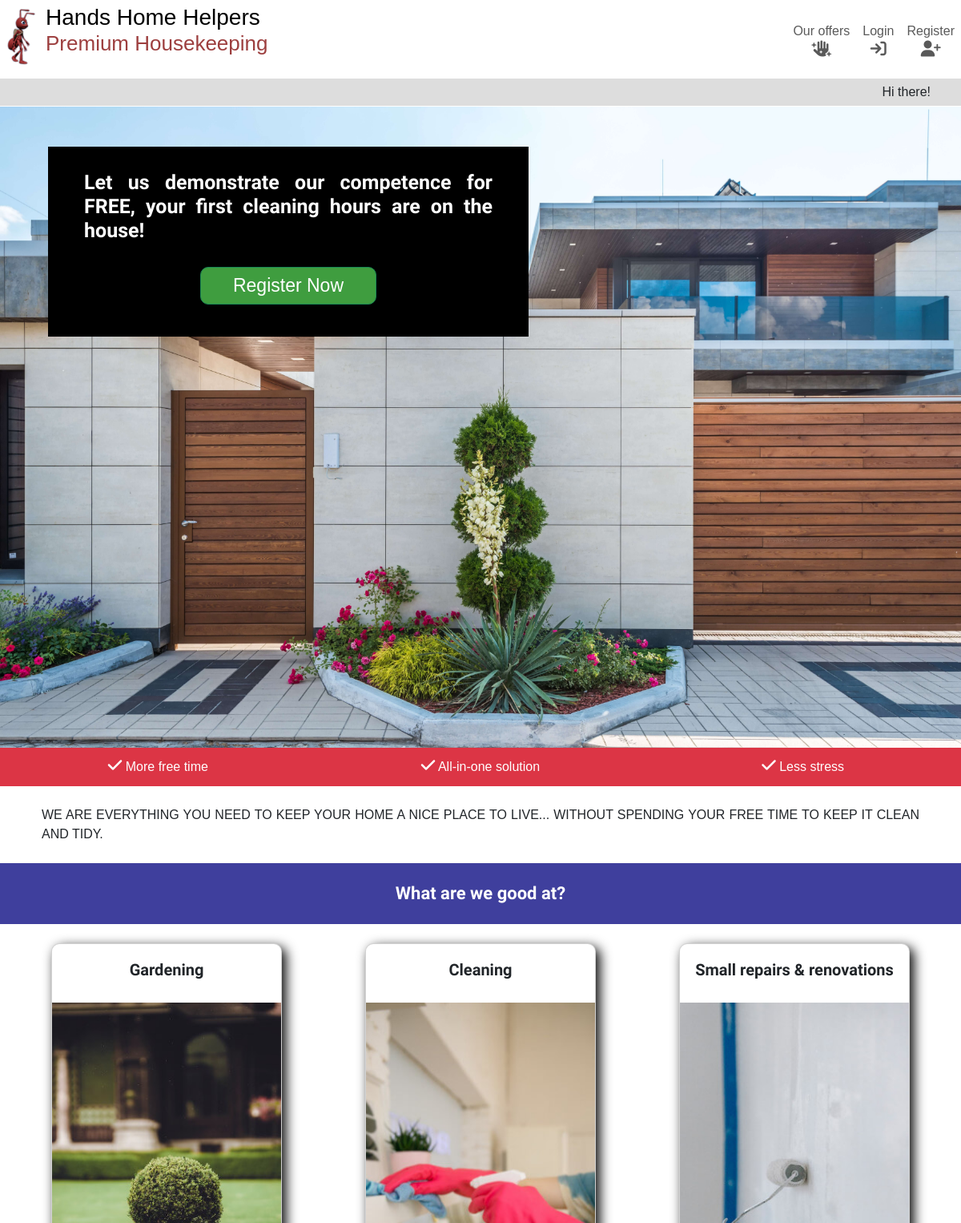
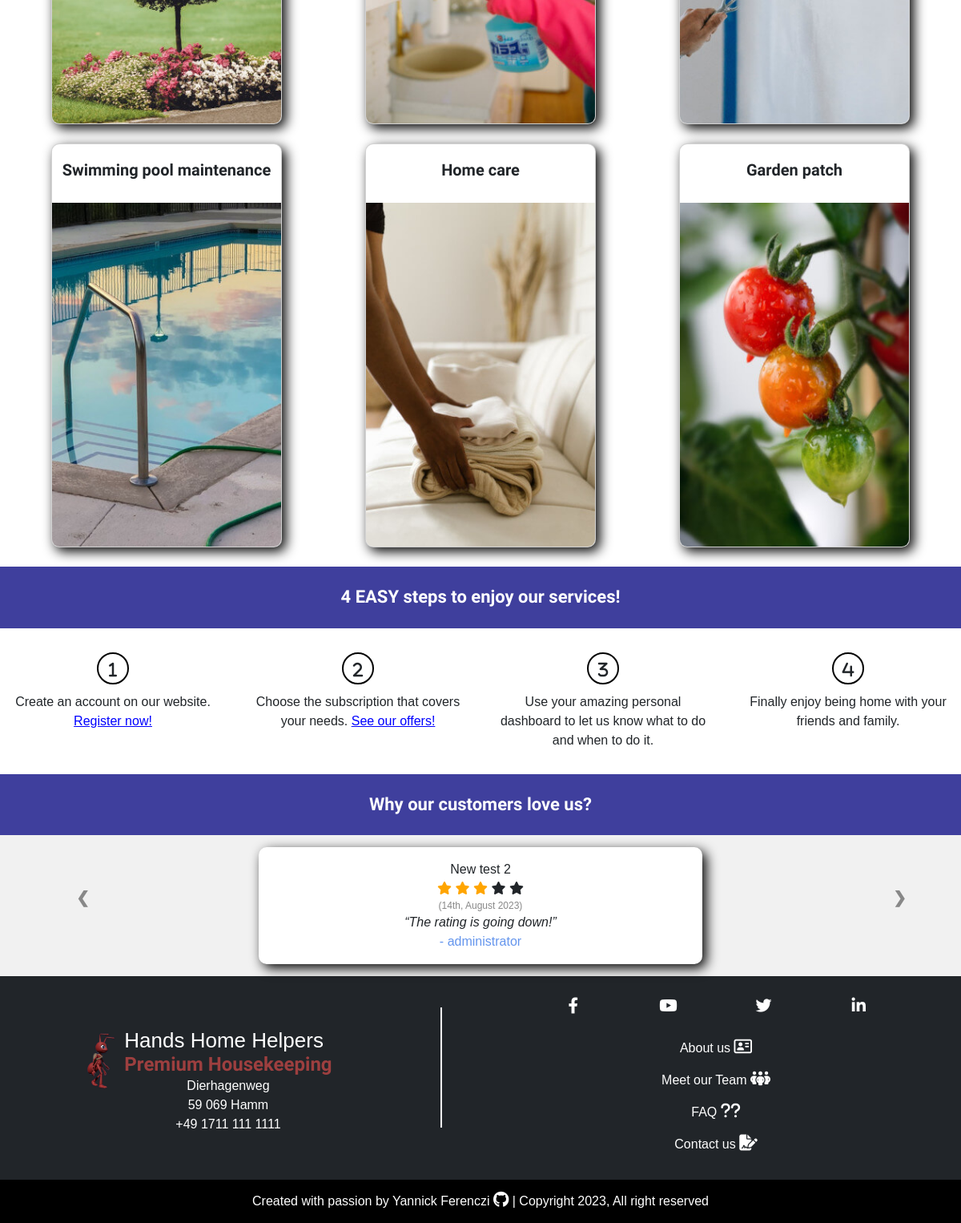
The page / on the database its author committed (2 pictures, top to bottom).
### reviews/models.py (models this page shows, shortened)
class Review(models.Model):
    RATING = [
        ("0", 0),
        ("1", 1),
        ("2", 2),
        ("3", 3),
        ("4", 4),
        ("5", 5),
    ]
    title = models.CharField(max_length=250, )
    satisfaction = models.CharField(
        max_length=1,
        choices=RATING,
        default="5",
    )
    description = models.TextField()
    created_on = models.DateField(auto_now_add=True)
    online = models.BooleanField(default=False)
    answered = models.BooleanField(default=False)
    user = models.ForeignKey(
        User,
        on_delete=models.CASCADE,
        related_name="review_owner",
    )
    def filled_satisfaction_stars(self):
        return range(int(self.satisfaction))
    def empty_satisfaction_stars(self):
        return range(5 - int(self.satisfaction))

### config/views.py (the view)
# urls.py: path('', index, name="home"),
def index(request):
    reviews = Review.objects.filter(online=True).order_by("created_on")
    range_full_stars = {}
    range_empty_stars = {}
    for review in reviews:
        range_full_stars[review.id] = range(int(review.satisfaction))
        range_empty_stars[review.id] = range(5 - int(review.satisfaction))
    return render(request, "index.html", {"reviews": reviews})

### templates/index.html (shortened to what this page needs)
{% extends "base.html" %}
{% load static %}
{% block content %}
<section class="container-fluid hero-img" style="background-image: url({% static 'images/landing_page/hero_img.jpg' %});">
    {% if request.user.is_anonymous %}
    <div class="special-offer">
        <div class="catching-text">
            <h3 class="m-0">Let us demonstrate our competence for FREE, your first cleaning hours are on the house!</h3>
        </div>
        <div class="cta-btn">
            <a class="form-btn btn btn-success" href="{% url 'account_signup' %}">Register Now</a>
        </div>
    </div>
    {% endif %}
</section>
<section class="container-fluid our-skills">
    <div class="row bg-danger white-text p-2">
        <div class="col-12 col-md-4 centered-content p-1"><i class="fa-solid fa-check"></i> More free time</div>
        <div class="col-12 col-md-4 centered-content p-1"><i class="fa-solid fa-check"></i> All-in-one solution</div>
        <div class="col-12 col-md-4 centered-content p-1"><i class="fa-solid fa-check"></i> Less stress</div>
    </div>
    <div class="row">
        <div class="col p-3">
            <p class="uppercase-content justify-content mx-5 py-2">We are everything you need to keep your home a nice place to live... without
                spending your free time to keep it clean and tidy.</p>
        </div>
    </div>
    <div class="row">
        <div class="col">
            <h4>What are we good at?</h4>
        </div>
    </div>
    <div class="row  p-4 gy-4">
        <div class="col-md-4">
            <div class="card mx-auto" style="width: 18rem;">
                <h5 class="card-title">Gardening</h5>
                <div class="carousel slide" data-bs-ride="carousel">
                    <div class="carousel-inner">
                        <div class="carousel-item active">
                            <img src="{% static 'images/landing_page/gardening_1.jpg' %}" class="d-block w-100"
                                alt="...">
                        </div>
                    </div>
                </div>
            </div>
        </div>
        <div class="col-md-4">
            <div class="card mx-auto" style="width: 18rem;">
                <h5 class="card-title">Cleaning</h5>
                <div class="carousel slide" data-bs-ride="carousel">
                    <div class="carousel-inner">
                        <div class="carousel-item active">
                            <img src="{% static 'images/landing_page/cleaning_1.jpg' %}" class="d-block w-100"
                                alt="...">
                        </div>
                    </div>
                </div>
            </div>
        </div>
        <div class="col-md-4">
            <div class="card mx-auto" style="width: 18rem;">
                <h5 class="card-title">Small repairs & renovations</h5>
                <div class="carousel slide" data-bs-ride="carousel">
                    <div class="carousel-inner">
                        <div class="carousel-item active">
                            <img src="{% static 'images/landing_page/small_installation_and_repair_1.jpg' %}"
                                class="d-block w-100" alt="...">
                        </div>
                    </div>
                </div>
            </div>
        </div>
        <div class="col-md-4">
            <div class="card mx-auto" style="width: 18rem;">
                <h5 class="card-title">Swimming pool maintenance</h5>
                <div class="carousel slide" data-bs-ride="carousel">
                    <div class="carousel-inner">
                        <div class="carousel-item active">
                            <img src="{% static 'images/landing_page/swimming_pool_1.jpg' %}" class="d-block w-100"
                                alt="...">
                        </div>
                    </div>
                </div>
            </div>
        </div>
        <div class="col-md-4">
            <div class="card mx-auto" style="width: 18rem;">
                <h5 class="card-title">Home care</h5>
                <div class="carousel slide" data-bs-ride="carousel">
                    <div class="carousel-inner">
                        <div class="carousel-item active">
                            <img src="{% static 'images/landing_page/home_care_1.jpg' %}" class="d-block w-100"
                                alt="...">
                        </div>
                    </div>
                </div>
            </div>
        </div>
        <div class="col-md-4">
            <div class="card mx-auto" style="width: 18rem;">
                <h5 class="card-title">Garden patch</h5>
                <div class="carousel slide" data-bs-ride="carousel">
                    <div class="carousel-inner">
                        <div class="carousel-item active">
                            <img src="{% static 'images/landing_page/garden_patch_1.jpg' %}" class="d-block w-100"
                                alt="...">
                        </div>
                    </div>
                </div>
            </div>
        </div>
    </div>
    <div class="row">
        <div class="col">
            <h4>4 EASY steps to enjoy our services!</h4>
            <div class="centered-content">
                <div class="row">
                    <div class="col-12 col-md-3 px-5 px-md-3">
                        <div class="onboarding-steps">
                            <i class="fa-solid fa-1"></i>
                            <p>Create an account on our website. <a class="link-style" href="{% url 'account_signup' %}">Register now!</a>
                            </p>
                        </div>
                    </div>
                    <div class="col-12 col-md-3 px-5 px-md-3">
                        <div class="onboarding-steps">
                            <i class="fa-solid fa-2"></i>
                            <p>Choose the subscription that covers your needs. <a class="link-style" href="{% url 'offers' %}">See our
                                    offers!</a>
                            </p>
                        </div>
                    </div>
                    <div class="col-12 col-md-3 px-5 px-md-3">
                        <div class="onboarding-steps">
                            <i class="fa-solid fa-3"></i>
                            <p>Use your amazing personal dashboard to let us know what to do and when to do it.</p>
                        </div>
                    </div>
                    <div class="col-12 col-md-3 px-5 px-md-3">
                        <div class="onboarding-steps">
                            <i class="fa-solid fa-4"></i>
                            <p>Finally enjoy being home with your friends and family.</p>
                        </div>
                    </div>
                </div>
            </div>
        </div>
    </div>
</section>
{% if reviews %}
<section class="container-fluid">
    <div class="row">
        <div class="col">
            <h4>Why our customers love us?</h4>
        </div>
    </div>
    <div class="row justify-content-center slideshow-container">
        <div class="col-2 p-0 mx-auto centered-content">
            <a class="prev" onclick="plusSlides(-1)">&#10094;</a>
        </div>
        <div class="col-8 centered-content mx-auto">
            {% for review in reviews %}
            <div class="mySlides dashboard-item p-3 mx-auto centered-content">
                <p class="reviews-title">{{ review.title }}</p>
                <div>
                    {% for i in review.filled_satisfaction_stars %}
                    <span class="fa fa-star checked"></span>
                    {% endfor %}
                    {% for i in review.empty_satisfaction_stars %}
                    <span class="fa fa-star"></span>
                    {% endfor %}
                </div>
                <p class="reviews-date">({{ review.created_on|date:"jS, F Y" }})</p>
                <q>{{ review.description | truncatewords:50 }}</q>
                <p class="author">- {{ review.user.username }}</p>
            </div>
            {% endfor %}
        </div>
        <div class="col-2 p-0 mx-auto centered-content">
            <a class="next" onclick="plusSlides(1)">&#10095;</a>
        </div>
    </div>
</section>
{% endif %}
{% endblock content %}

### static/css/style.css (style rules this page uses)
.btn-success { background-color: #3f9d3f; }
.bg-danger { background-color: #9d3f3f; }
.white-text { color: white; }
.form-btn { padding: 5px 30px; text-align: center; margin: 15px 15px 25px; border-radius: 10px; box-shadow: 5px 5px 15px black; }
body { display: flex; font-family: 'Merriweather Sans', sans-serif; flex-direction: column; min-height: 100vh; }
h3, h4, h5, h6 { margin: 0; font-family: 'Andika', sans-serif; font-weight: bold; text-align: center; }
h3 { font-size: 20px; padding: 15px; }
h4 { font-size: 19px; }
h5 { font-size: 18px; }
h4 { background-color: #3f3f9d; color: white; padding: 25px; }
p { margin: 0; }
.centered-content { text-align: center; }
.justify-content { text-align: justify; }
.uppercase-content { text-transform: uppercase; }
.container-fluid { padding: 0; }
a { text-decoration: none; color: black; }
.link-style { text-decoration: underline; color: blue; }
.hero-img { width: 100vw; height: 100vh; background-position: center; background-repeat: no-repeat; background-size: cover; }
.special-offer { position: relative; max-width: 70%; top: 50px; left: 5%; color: white; background-color: black; padding: 5px 15px; }
.catching-text h3 { text-align: left; font-size: 22px; }
.cta-btn { text-align: center; }
.cta-btn a { width: 80%; max-width: 220px; padding: 5px 5%; font-size: 20px; }
.onboarding-steps { margin-bottom: 30px; }
.onboarding-steps i { display: inline-block; margin: 30px 0 10px; width: 40px; height: 40px; line-height: 40px; vertical-align: middle; border-radius: 50%; border: 2px solid black; }
.card { max-width: 100%; overflow: hidden; border-radius: 10px; box-shadow: 5px 5px 15px black; }
.card-title { height: 65px; line-height: 65px; vertical-align: middle; }
.checked { color: orange; }
.slideshow-container { position: relative; background: #f1f1f1f1; }
.mySlides { display: none; width: 90%; margin: 0 auto; padding: 50px; text-align: center; }
.prev, .next { cursor: pointer; position: absolute; top: 50%; width: auto; margin-top: -30px; padding: 5px; color: #888; font-weight: bold; font-size: 20px; border-radius: 0 3px 3px 0; user-select: none; }
.next { border-radius: 3px 0 0 3px; }
q { font-style: italic; }
.author { color: cornflowerblue; }
.reviews-date { font-size: 12px; color: #888; margin-top: 0; }
.reviews-title { margin-bottom: 0; }
.dashboard-item { margin: 15px auto; background-color: #fff; border-radius: 10px; box-shadow: 5px 5px 15px black; overflow: hidden; }
i { font-size: 20px; }
@media only screen and (min-width: 768px) { h3 { font-size: 24px; padding: 15px; } }
@media only screen and (min-width: 768px) { h4 { font-size: 22px; } }
@media only screen and (min-width: 768px) { h5 { font-size: 20px; } }
@media only screen and (min-width: 768px) { .special-offer { max-width: 50%; padding: 15px 30px; } }
@media only screen and (min-width: 768px) { .catching-text h3 { text-align: justify; font-size: 25px; } }
@media only screen and (min-width: 768px) { .cta-btn { text-align: center; } }
@media only screen and (min-width: 768px) { .cta-btn a { width: 50%; padding: 5px 5%; font-size: 23px; } }
@media only screen and (min-width: 768px) { .mySlides { width: 70%; } }

### rows shown on the page
Review: title "New test 2", satisfaction "3" (drawn), created_on "14th, August 2023", description "The rating is going down!", user.username "administrator"
